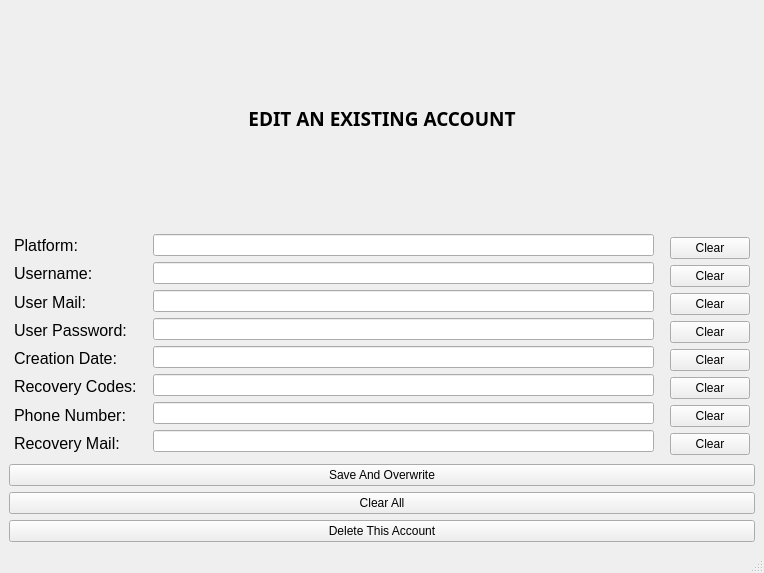
<?xml version="1.0" encoding="UTF-8"?>
<ui version="4.0">
 <class>EditAccounttWindow</class>
 <widget class="QMainWindow" name="EditAccounttWindow">
  <property name="geometry">
   <rect>
    <x>0</x>
    <y>0</y>
    <width>764</width>
    <height>573</height>
   </rect>
  </property>
  <property name="minimumSize">
   <size>
    <width>0</width>
    <height>388</height>
   </size>
  </property>
  <property name="maximumSize">
   <size>
    <width>1000</width>
    <height>600</height>
   </size>
  </property>
  <property name="windowTitle">
   <string>Account Editing Menu</string>
  </property>
  <property name="windowIcon">
   <iconset>
    <normaloff>Resources/icons/edit.ico</normaloff>Resources/icons/edit.ico</iconset>
  </property>
  <property name="autoFillBackground">
   <bool>false</bool>
  </property>
  <widget class="QWidget" name="centralwidget">
   <layout class="QGridLayout" name="gridLayout_2">
    <item row="0" column="0" colspan="3">
     <layout class="QHBoxLayout" name="horizontalLayout">
      <property name="spacing">
       <number>6</number>
      </property>
      <property name="sizeConstraint">
       <enum>QLayout::SetDefaultConstraint</enum>
      </property>
      <item>
       <widget class="QLabel" name="editaccLabel">
        <property name="font">
         <font>
          <family>Verdana Pro Semibold</family>
          <pointsize>14</pointsize>
          <weight>75</weight>
          <bold>true</bold>
         </font>
        </property>
        <property name="text">
         <string>EDIT AN EXISTING ACCOUNT</string>
        </property>
        <property name="scaledContents">
         <bool>true</bool>
        </property>
        <property name="alignment">
         <set>Qt::AlignCenter</set>
        </property>
        <property name="wordWrap">
         <bool>false</bool>
        </property>
       </widget>
      </item>
     </layout>
    </item>
    <item row="1" column="0">
     <layout class="QVBoxLayout" name="verticalLayout">
      <property name="sizeConstraint">
       <enum>QLayout::SetDefaultConstraint</enum>
      </property>
      <property name="leftMargin">
       <number>5</number>
      </property>
      <property name="topMargin">
       <number>0</number>
      </property>
      <property name="rightMargin">
       <number>5</number>
      </property>
      <property name="bottomMargin">
       <number>4</number>
      </property>
      <item>
       <widget class="QLabel" name="platform_Label">
        <property name="font">
         <font>
          <family>Segoe UI Symbol</family>
          <pointsize>12</pointsize>
         </font>
        </property>
        <property name="text">
         <string>Platform:</string>
        </property>
       </widget>
      </item>
      <item>
       <widget class="QLabel" name="username_Label">
        <property name="font">
         <font>
          <family>Segoe UI Symbol</family>
          <pointsize>12</pointsize>
         </font>
        </property>
        <property name="text">
         <string>Username:</string>
        </property>
       </widget>
      </item>
      <item>
       <widget class="QLabel" name="usermail_Label">
        <property name="font">
         <font>
          <family>Segoe UI Symbol</family>
          <pointsize>12</pointsize>
         </font>
        </property>
        <property name="text">
         <string>User Mail:</string>
        </property>
       </widget>
      </item>
      <item>
       <widget class="QLabel" name="userpassword_Label">
        <property name="font">
         <font>
          <family>Segoe UI Symbol</family>
          <pointsize>12</pointsize>
         </font>
        </property>
        <property name="text">
         <string>User Password:</string>
        </property>
       </widget>
      </item>
      <item>
       <widget class="QLabel" name="creationdate_Label">
        <property name="font">
         <font>
          <family>Segoe UI Symbol</family>
          <pointsize>12</pointsize>
         </font>
        </property>
        <property name="text">
         <string>Creation Date:</string>
        </property>
       </widget>
      </item>
      <item>
       <widget class="QLabel" name="recoverycodes_Label">
        <property name="font">
         <font>
          <family>Segoe UI Symbol</family>
          <pointsize>12</pointsize>
         </font>
        </property>
        <property name="text">
         <string>Recovery Codes:</string>
        </property>
       </widget>
      </item>
      <item>
       <widget class="QLabel" name="phonenumber_Label">
        <property name="font">
         <font>
          <family>Segoe UI Symbol</family>
          <pointsize>12</pointsize>
         </font>
        </property>
        <property name="text">
         <string>Phone Number:</string>
        </property>
       </widget>
      </item>
      <item>
       <widget class="QLabel" name="recoverymail_Label">
        <property name="font">
         <font>
          <family>Segoe UI Symbol</family>
          <pointsize>12</pointsize>
         </font>
        </property>
        <property name="text">
         <string>Recovery Mail:</string>
        </property>
       </widget>
      </item>
     </layout>
    </item>
    <item row="1" column="1">
     <layout class="QVBoxLayout" name="verticalLayout_4">
      <property name="leftMargin">
       <number>5</number>
      </property>
      <property name="topMargin">
       <number>0</number>
      </property>
      <property name="rightMargin">
       <number>5</number>
      </property>
      <property name="bottomMargin">
       <number>0</number>
      </property>
      <item>
       <widget class="QLineEdit" name="platform_lineedit"/>
      </item>
      <item>
       <widget class="QLineEdit" name="username_lineedit"/>
      </item>
      <item>
       <widget class="QLineEdit" name="usermail_lineedit"/>
      </item>
      <item>
       <widget class="QLineEdit" name="userpassword_lineedit"/>
      </item>
      <item>
       <widget class="QLineEdit" name="creationdate_lineedit"/>
      </item>
      <item>
       <widget class="QLineEdit" name="recoverycodes_lineedit"/>
      </item>
      <item>
       <widget class="QLineEdit" name="phonenumber_lineedit"/>
      </item>
      <item>
       <widget class="QLineEdit" name="recoverymail_lineedit"/>
      </item>
     </layout>
    </item>
    <item row="1" column="2">
     <layout class="QVBoxLayout" name="verticalLayout_2">
      <property name="leftMargin">
       <number>5</number>
      </property>
      <property name="topMargin">
       <number>3</number>
      </property>
      <property name="rightMargin">
       <number>5</number>
      </property>
      <property name="bottomMargin">
       <number>3</number>
      </property>
      <item>
       <widget class="QPushButton" name="clearPlatform_button">
        <property name="text">
         <string>Clear</string>
        </property>
        <property name="icon">
         <iconset>
          <normaloff>Resources/icons/clear.ico</normaloff>Resources/icons/clear.ico</iconset>
        </property>
       </widget>
      </item>
      <item>
       <widget class="QPushButton" name="clearUsername_button">
        <property name="text">
         <string>Clear</string>
        </property>
        <property name="icon">
         <iconset>
          <normaloff>Resources/icons/clear.ico</normaloff>Resources/icons/clear.ico</iconset>
        </property>
       </widget>
      </item>
      <item>
       <widget class="QPushButton" name="clearMail_button">
        <property name="text">
         <string>Clear</string>
        </property>
        <property name="icon">
         <iconset>
          <normaloff>Resources/icons/clear.ico</normaloff>Resources/icons/clear.ico</iconset>
        </property>
       </widget>
      </item>
      <item>
       <widget class="QPushButton" name="clearPassword_button">
        <property name="text">
         <string>Clear</string>
        </property>
        <property name="icon">
         <iconset>
          <normaloff>Resources/icons/clear.ico</normaloff>Resources/icons/clear.ico</iconset>
        </property>
       </widget>
      </item>
      <item>
       <widget class="QPushButton" name="clearCreationDate_button">
        <property name="text">
         <string>Clear</string>
        </property>
        <property name="icon">
         <iconset>
          <normaloff>Resources/icons/clear.ico</normaloff>Resources/icons/clear.ico</iconset>
        </property>
       </widget>
      </item>
      <item>
       <widget class="QPushButton" name="clearRecoveryCodes_button">
        <property name="text">
         <string>Clear</string>
        </property>
        <property name="icon">
         <iconset>
          <normaloff>Resources/icons/clear.ico</normaloff>Resources/icons/clear.ico</iconset>
        </property>
       </widget>
      </item>
      <item>
       <widget class="QPushButton" name="clearPhone_button">
        <property name="text">
         <string>Clear</string>
        </property>
        <property name="icon">
         <iconset>
          <normaloff>Resources/icons/clear.ico</normaloff>Resources/icons/clear.ico</iconset>
        </property>
       </widget>
      </item>
      <item>
       <widget class="QPushButton" name="clearRecoveryMail_button">
        <property name="text">
         <string>Clear</string>
        </property>
        <property name="icon">
         <iconset>
          <normaloff>Resources/icons/clear.ico</normaloff>Resources/icons/clear.ico</iconset>
        </property>
       </widget>
      </item>
     </layout>
    </item>
    <item row="2" column="0" colspan="3">
     <layout class="QVBoxLayout" name="verticalLayout_5">
      <item>
       <widget class="QPushButton" name="OverwriteAccount_button">
        <property name="text">
         <string>Save And Overwrite</string>
        </property>
        <property name="icon">
         <iconset>
          <normaloff>Resources/icons/overwrite.ico</normaloff>Resources/icons/overwrite.ico</iconset>
        </property>
       </widget>
      </item>
      <item>
       <widget class="QPushButton" name="clearall_button">
        <property name="text">
         <string>Clear All</string>
        </property>
        <property name="icon">
         <iconset>
          <normaloff>Resources/icons/clear.ico</normaloff>Resources/icons/clear.ico</iconset>
        </property>
       </widget>
      </item>
      <item>
       <widget class="QPushButton" name="delete_acc_button">
        <property name="text">
         <string>Delete This Account</string>
        </property>
        <property name="icon">
         <iconset>
          <normaloff>Resources/icons/delete.ico</normaloff>Resources/icons/delete.ico</iconset>
        </property>
       </widget>
      </item>
     </layout>
    </item>
   </layout>
  </widget>
  <widget class="QMenuBar" name="menubar">
   <property name="geometry">
    <rect>
     <x>0</x>
     <y>0</y>
     <width>764</width>
     <height>21</height>
    </rect>
   </property>
  </widget>
  <widget class="QStatusBar" name="statusbar"/>
 </widget>
 <resources/>
 <connections/>
</ui>
